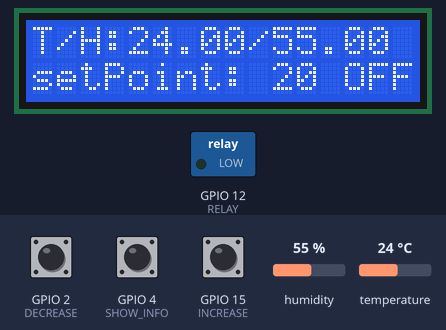
A sketch run on a simulated ESP32. Parts: 16×2 character LCD, switched loads named in the sketch (green lamp = pin HIGH). The test bench sets the inputs (shaded band); at power-on: GPIO 4 (SHOW_INFO) LOW, temperature 24 °C, GPIO 2 (DECREASE) LOW, humidity 55 %, GPIO 15 (INCREASE) LOW. WiFi joins after 1.5 s; servers stay silent unless stated; the local clock reads 2024-03-15 10:24:30 at power-on unless the sketch sets it; what the sketch prints to the serial monitor is not drawn.

Above: at 1.2 s.
1.3 s: GPIO 4 (SHOW_INFO) driven HIGH
At 3.9 s:
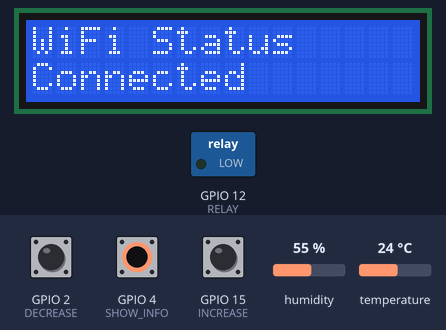
5.4 s: temperature set to 20.4 °C
9.5 s: temperature set to 19.3 °C
At 11.7 s:
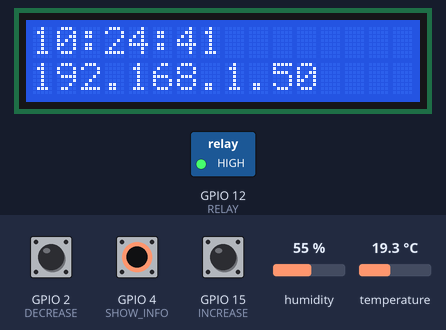
13.6 s: GPIO 4 (SHOW_INFO) driven LOW
At 15.3 s:
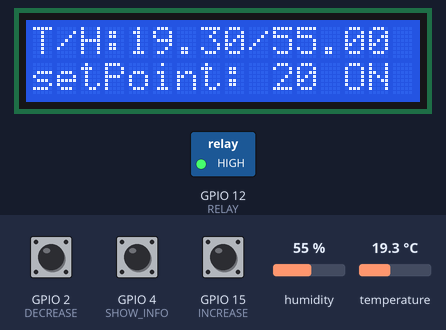
15.9 s: GPIO 2 (DECREASE) driven HIGH
At 17.3 s:
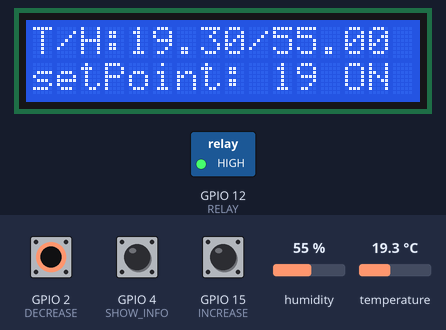
19.0 s: humidity set to 22 %
At 20.2 s:
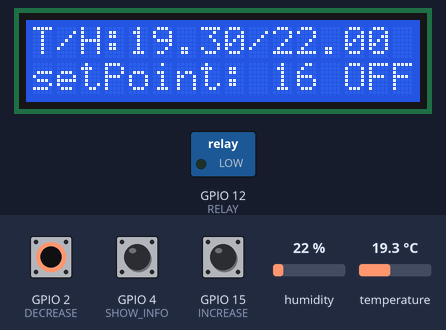
Timing chart, 0 to 22.0 s (numbered marks = the images above; inputs shaded):
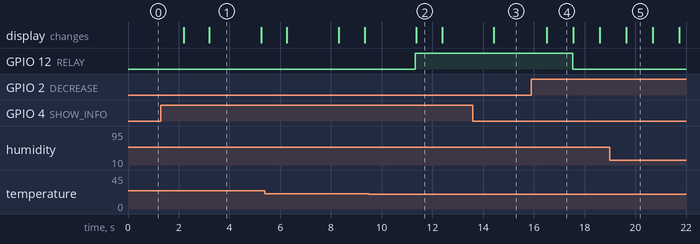

The sketch:

sketch.ino
```cpp
#include <DHTesp.h>
#include <EEPROM.h>
#include <LiquidCrystal_I2C.h>
#include <WiFi.h>
#include <Wire.h>
//#include <FirebaseESP32.h>

#define PIN 13
#define RELAY 12
#define INCREASE 15
#define DECREASE 2
#define SHOW_INFO 4
uint8_t setPoint = 20;

LiquidCrystal_I2C lcd(0x27, 16, 2);

DHTesp dht;

void setup() {
  // put your setup code here, to run once:
  Serial.begin(115200);
  pinModeSetup();
  dht.setup(PIN, DHTesp::DHT22);
  lcd.init();
  lcd.backlight();

  WiFi.begin("Wokwi-GUEST", "");
  Serial.println("");
  Serial.println("WiFi connected");
  Serial.print("IP address: ");
  Serial.println(WiFi.localIP());
  configTime(0,0,"pool.ntp.org");

}

void showInfo() {
  struct tm timeInfo;
  getLocalTime(&timeInfo);
  Serial.println(&timeInfo, "%H:%M:%S");
  lcd.clear();
  lcd.setCursor(0,0);
  lcd.print(&timeInfo, "%H:%M:%S");
  lcd.setCursor(0,1);
  lcd.print(WiFi.localIP());
  delay(1000);
  lcd.clear();
  lcd.setCursor(0,0);
  lcd.print("WiFi Status");
  lcd.setCursor(0,1);
  if (isConnected()) {
    lcd.print("Connected");
  } else {
    lcd.print("Not Connected");
  }

  delay(1000);
}

int isConnected() {
  if (WiFi.status() == WL_CONNECTED) {
    return true;
  } else {
    return false;
  }
}

void loop() {

  TempAndHumidity data = dht.getTempAndHumidity();

  const char* status = getStatus(isTemperatureHigher(data.temperature));

  buttonPress();

  if (digitalRead(SHOW_INFO) == 0) {
    lcdPrint(data.temperature, data.humidity, status);
  } else {
    showInfo();
  }
  delay(1000); // this speeds up the simulation
}
```

methods.ino
```cpp
int isTemperatureHigher(int temp) {
  if (temp < setPoint) {
    return true;
  } else {
   return false;
  }
}

void pinModeSetup() {
  pinMode(PIN, INPUT);
  pinMode(RELAY, OUTPUT);
  pinMode(INCREASE, INPUT);
  pinMode(DECREASE, INPUT);
  pinMode(SHOW_INFO, INPUT);
}

void buttonPress() {
  int button = digitalRead(INCREASE);
  int decrease = digitalRead(DECREASE);
 if (button == 1) {
    setPoint++;
  }
  if (decrease == 1) {
    setPoint--;
  }
}

void lcdPrint(float temp, float humid, const char* status) {

  lcd.setCursor(0,0);
  lcd.print("T/H:");
  lcd.setCursor(4,0);
  lcd.print(temp);
  lcd.setCursor(9,0);
  lcd.print("/");
  lcd.setCursor(10,0);
  lcd.print(humid);
  lcd.setCursor(13,1);
  lcd.print(status);
  lcd.setCursor(0,1);
  lcd.print("setPoint: ");
  lcd.setCursor(10,1);
  lcd.print(setPoint);
  lcd.setCursor(12,1);
  lcd.print(" ");
}

const char* getStatus(int isHigher) {
 if (isHigher) {
    digitalWrite(RELAY, HIGH);
    return "ON ";
  } else {
    digitalWrite(RELAY, LOW);
    return "OFF";
  }
}
```

Measured:
- the behaviour switches between 20 and 19.9 °C on temperature (found by bisection; images 1 and 2)
- after the input at 1.3 s, the display: first changes after 0.89 s (image 1 shows a later state)
- after the input at 9.5 s, GPIO 12 (RELAY): LOW → HIGH after 1.8 s
- after the input at 13.6 s, the display: changes after 0.83 s (image 3)
- after the input at 15.9 s, GPIO 12 (RELAY): HIGH → LOW after 1.6 s; the display: changes after 0.62 s (image 4)
- what the display in image 1 shows lasts 2.0 s, from 3.2 s to 5.2 s
- what the display in image 2 shows lasts 1.0 s, from 11.4 s to 12.4 s
